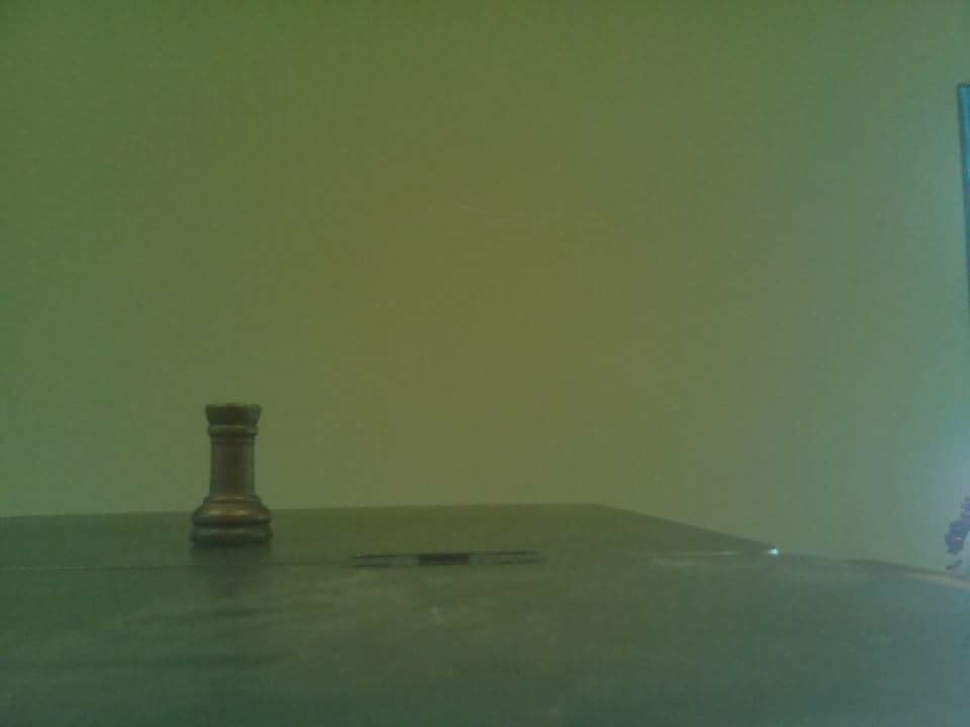
#> input picture a30.jpg, 970 x 727 px, shrunk from 1600 x 1200 before the run
$ python Calibrate.py
#> lines starting #> are read from the running program, lines starting #| are printed output that depends on the picture; after the words box and inside, x2 and y2 are one past the last pixel; in counts of white or black regions, pixels touching at a corner belong together
d=30 #Enter The distance between Chess pieces here to Calibrate


import math
import numpy as np
import cv2
import time
from matplotlib import pyplot as plt
import imutils
from imutils import perspective

def getmp(image):

    gra = cv2.cvtColor(image, cv2.COLOR_BGR2HSV)
    gray = gra[:,:,2]
    gray = cv2.GaussianBlur(gray, (7,7), 0)
    gray = cv2.GaussianBlur(gray, (7,7), 0)
    edged = cv2.inRange(gray, 0, 70)
    edged = cv2.dilate(edged, None, iterations=10)
    edged = cv2.erode(edged, None, iterations=5)
    edged = cv2.dilate(edged, None, iterations=10)
    edged = cv2.erode(edged, None, iterations=30)
    edged = cv2.dilate(edged, None, iterations=40)
    ff=np.where(edged>50)
    a1=np.mean(ff[1])
    return a1

lo=cv2.imread('a30.jpg')
#> lo is the input picture: shape (727, 970, 3); mean B, G, R 71.6, 107.2, 89.4
ro=cv2.imread('b30.jpg')
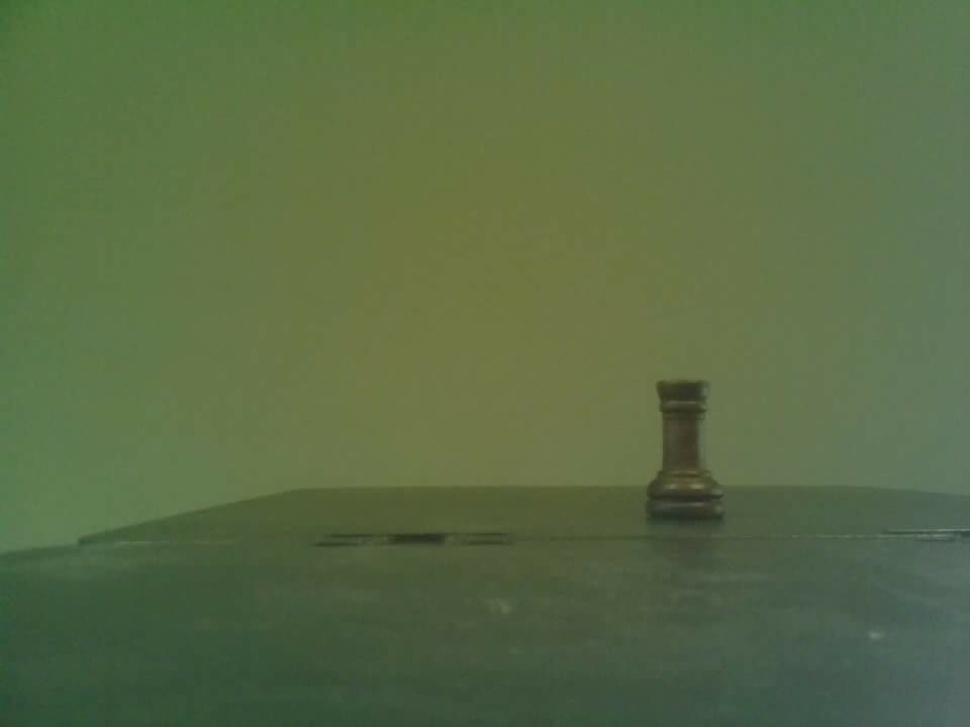
#> input picture b30.jpg, 970 x 727 px, shrunk from 1600 x 1200 before the run
#> ro is the input picture: shape (727, 970, 3); mean B, G, R 69.4, 107.7, 89.8
lp=getmp(lo)
#> in getmp, `gra = cv2.cvtColor(image, cv2.COLOR_BGR2HSV)`: gra: shape (727, 970, 3); mean H, S, V 48, 89.6, 107.2
#> in getmp, `gray = gra[:,:,2]`:
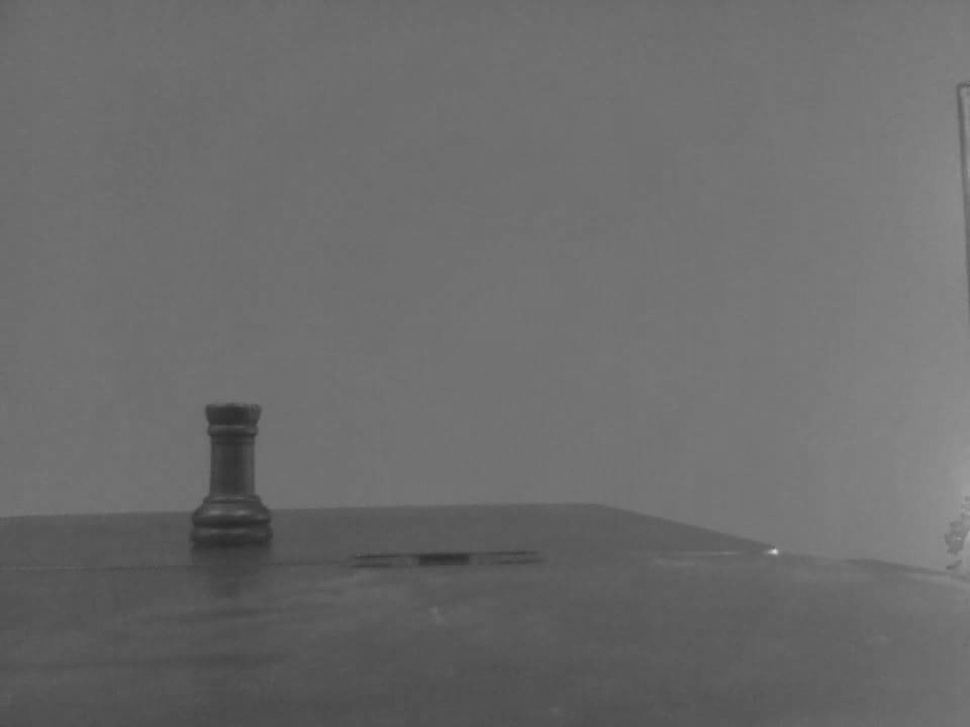
#> gray: shape (727, 970); min 41, max 214, mean 107.2
#> in getmp, `edged = cv2.inRange(gray, 0, 70)`:
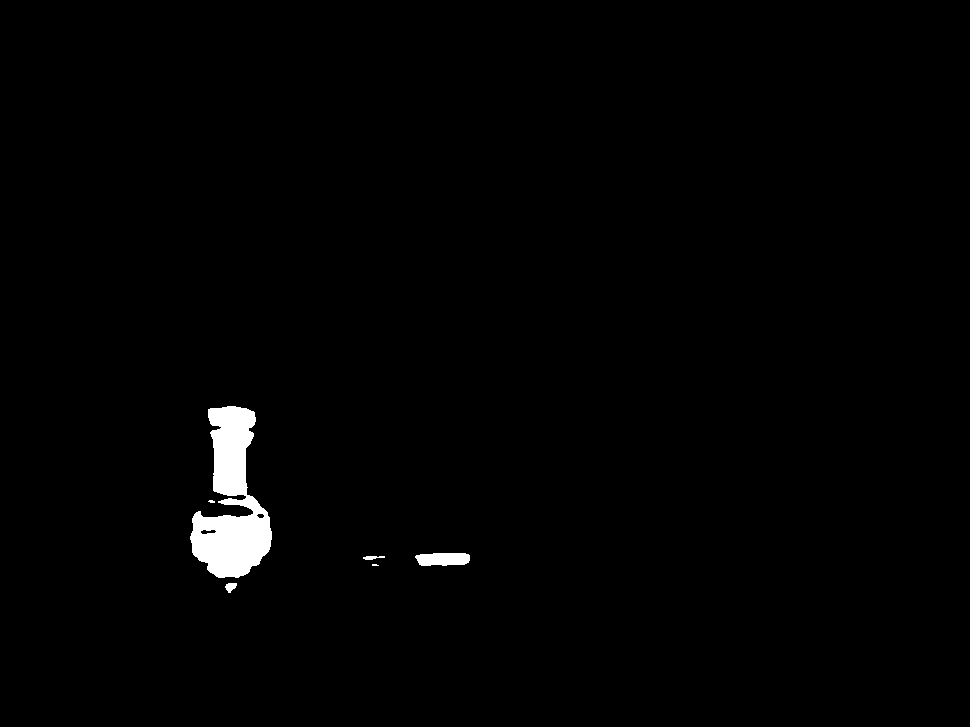
#> edged: shape (727, 970); 1.2% white; 6 white regions (2 under 20 px), largest, box (x1, y1, x2, y2) and area: (190, 406, 272, 578) 7733, (415, 553, 470, 566) 617, (225, 583, 237, 593) 80, (363, 556, 385, 560) 60
#> in getmp, `edged = cv2.dilate(edged, None, iterations=10)`: edged: shape (727, 970); 2.6% white; 3 white regions, box (x1, y1, x2, y2) and area: (180, 396, 282, 603) 14848, (405, 543, 480, 576) 2388, (353, 546, 395, 576) 1153
#> in getmp, `edged = cv2.erode(edged, None, iterations=5)`: edged: shape (727, 970); 1.9% white; 3 white regions, box (x1, y1, x2, y2) and area: (185, 401, 277, 598) 11698, (410, 548, 475, 571) 1408, (358, 551, 390, 571) 533
#> in getmp, `edged = cv2.dilate(edged, None, iterations=10)`: edged: shape (727, 970); 3.4% white; 2 white regions, box (x1, y1, x2, y2) and area: (175, 391, 287, 608) 18193, (348, 538, 485, 581) 5541
#> in getmp, `edged = cv2.erode(edged, None, iterations=30)`: edged: shape (727, 970); 0.24% white; 1 white region, box (x1, y1, x2, y2) and area: (207, 423, 255, 560) 1676
#> in getmp, `edged = cv2.dilate(edged, None, iterations=40)`:
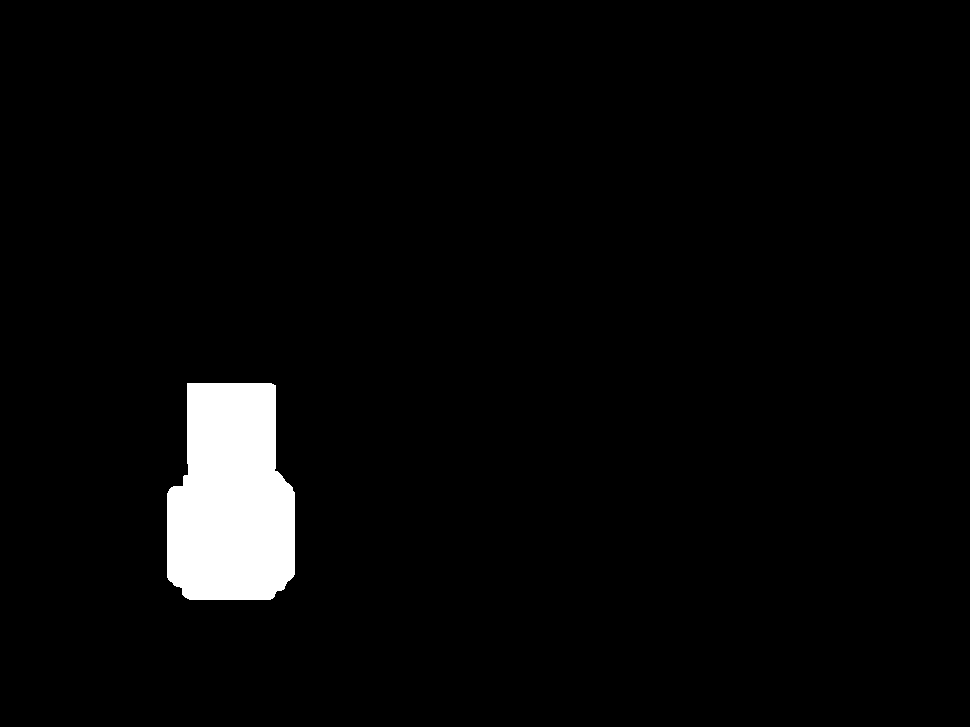
#> edged: shape (727, 970); 3.3% white; 1 white region, box (x1, y1, x2, y2) and area: (167, 383, 295, 600) 23330
#> in getmp, `ff=np.where(edged>50)`: ff = 23330 positions, rows 383 to 599, columns 167 to 294
#> in getmp, `a1=np.mean(ff[1])`: a1 = 230.8
#> lp = 230.8
lr=getmp(ro)
#> in getmp (call 2), `gra = cv2.cvtColor(image, cv2.COLOR_BGR2HSV)`: gra: shape (727, 970, 3); mean H, S, V 46.2, 90.9, 107.7
#> in getmp (call 2), `gray = gra[:,:,2]`:
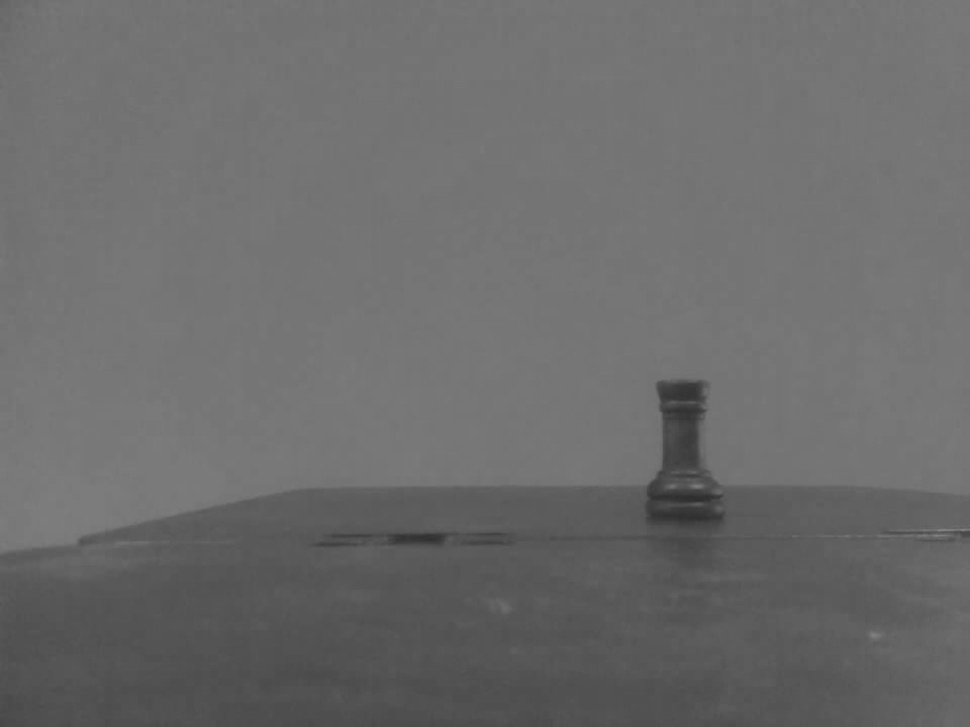
#> gray: shape (727, 970); min 45, max 134, mean 107.7
#> in getmp (call 2), `edged = cv2.inRange(gray, 0, 70)`: edged: shape (727, 970); 0.71% white; 4 white regions, box (x1, y1, x2, y2) and area: (647, 481, 723, 527) 2305, (664, 404, 701, 467) 1550, (661, 384, 701, 402) 633, (391, 534, 445, 544) 509
#> in getmp (call 2), `edged = cv2.dilate(edged, None, iterations=10)`: edged: shape (727, 970); 1.8% white; 2 white regions, box (x1, y1, x2, y2) and area: (637, 374, 733, 537) 10773, (381, 524, 455, 554) 2194
#> in getmp (call 2), `edged = cv2.erode(edged, None, iterations=5)`: edged: shape (727, 970); 1.3% white; 2 white regions, box (x1, y1, x2, y2) and area: (642, 379, 728, 532) 7723, (386, 529, 450, 549) 1254
#> in getmp (call 2), `edged = cv2.dilate(edged, None, iterations=10)`: edged: shape (727, 970); 2.4% white; 2 white regions, box (x1, y1, x2, y2) and area: (632, 369, 738, 542) 13756, (376, 519, 460, 559) 3334
#> in getmp (call 2), `edged = cv2.erode(edged, None, iterations=30)`: edged: shape (727, 970); 0.03% white; 2 white regions (1 under 20 px), largest, box (x1, y1, x2, y2) and area: (664, 496, 696, 511) 225
#> in getmp (call 2), `edged = cv2.dilate(edged, None, iterations=40)`:
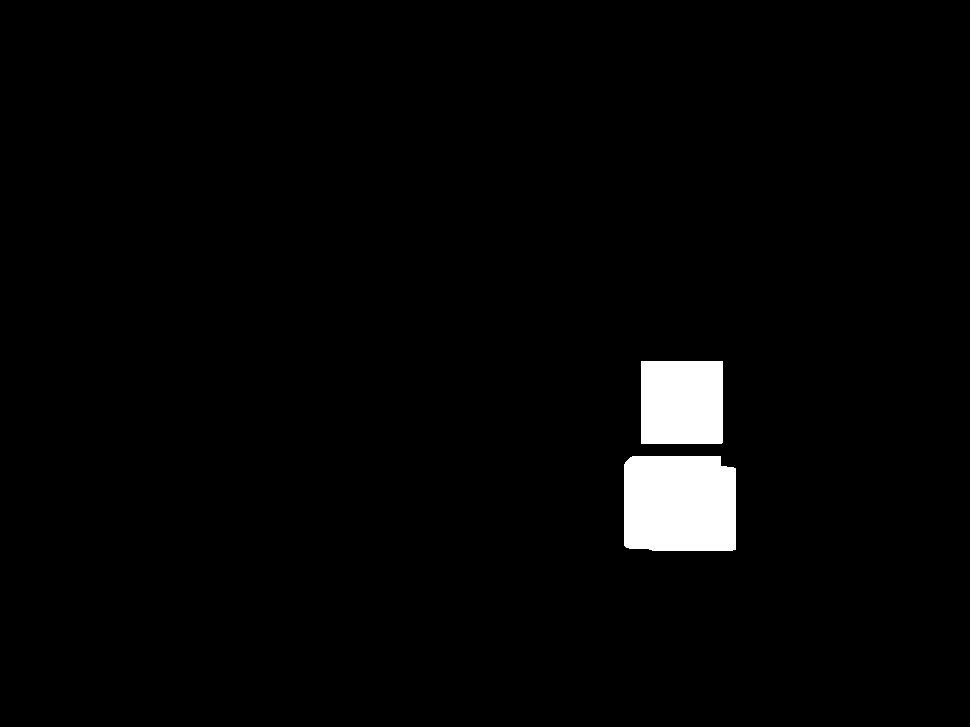
#> edged: shape (727, 970); 2.4% white; 2 white regions, box (x1, y1, x2, y2) and area: (624, 456, 736, 551) 10385, (641, 361, 723, 444) 6805
#> in getmp (call 2), `ff=np.where(edged>50)`: ff = 17190 positions, rows 361 to 550, columns 624 to 735
#> in getmp (call 2), `a1=np.mean(ff[1])`: a1 = 680.1
#> lr = 680.1
p=abs(lp-lr)
#> p = 449.3
dpp=d*p
#> dpp = 13478.1
with open("DoNotDelete.txt",'w') as f:
   s=str(dpp)
#> s = '13478.129973691082'
   f.write(s)
